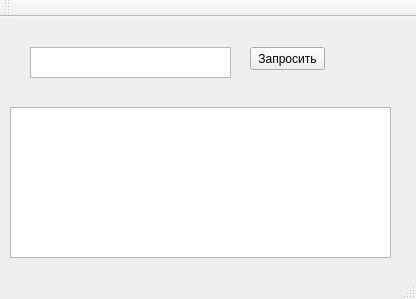
<?xml version="1.0" encoding="UTF-8"?>
<ui version="4.0">
 <class>MainWindow</class>
 <widget class="QMainWindow" name="MainWindow">
  <property name="geometry">
   <rect>
    <x>0</x>
    <y>0</y>
    <width>416</width>
    <height>299</height>
   </rect>
  </property>
  <property name="windowTitle">
   <string>MainWindow</string>
  </property>
  <widget class="QWidget" name="centralWidget">
   <widget class="QPushButton" name="pushButton">
    <property name="geometry">
     <rect>
      <x>250</x>
      <y>30</y>
      <width>75</width>
      <height>23</height>
     </rect>
    </property>
    <property name="text">
     <string>Запросить</string>
    </property>
   </widget>
   <widget class="QTextEdit" name="textEdit">
    <property name="geometry">
     <rect>
      <x>30</x>
      <y>30</y>
      <width>201</width>
      <height>31</height>
     </rect>
    </property>
   </widget>
   <widget class="QTextBrowser" name="textBrowser">
    <property name="geometry">
     <rect>
      <x>10</x>
      <y>90</y>
      <width>381</width>
      <height>151</height>
     </rect>
    </property>
   </widget>
  </widget>
  <widget class="QMenuBar" name="menuBar">
   <property name="geometry">
    <rect>
     <x>0</x>
     <y>0</y>
     <width>416</width>
     <height>21</height>
    </rect>
   </property>
  </widget>
  <widget class="QToolBar" name="mainToolBar">
   <attribute name="toolBarArea">
    <enum>TopToolBarArea</enum>
   </attribute>
   <attribute name="toolBarBreak">
    <bool>false</bool>
   </attribute>
  </widget>
  <widget class="QStatusBar" name="statusBar"/>
 </widget>
 <layoutdefault spacing="6" margin="11"/>
 <resources/>
 <connections/>
</ui>
